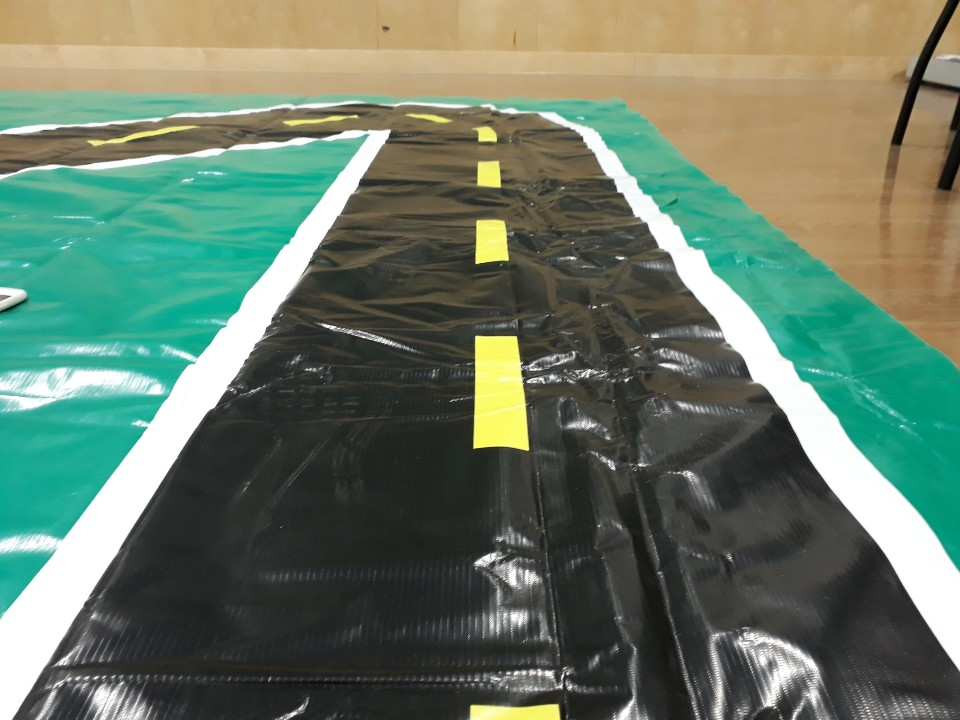
#> input picture lane_raw.jpeg, 960 x 720 px, given in place of x-raw, format=(string)BGR ! appsink, which was not available
$ python donkey_car_code.py
#> lines starting #> are read from the running program, lines starting #| are printed output that depends on the picture; after the words box and inside, x2 and y2 are one past the last pixel; in counts of white or black regions, pixels touching at a corner belong together; pictures that were not available may be replaced by others from this repository, and a replacement may not be noted
#> further down, image_raw is the input picture: shape (720, 960, 3); mean B, G, R 103, 121.4, 104.4
### bird_eye.py
import cv2
import numpy as np


def bird_eye_warp(img):
    height, width = img.shape[:2]

    dispersion_from_center = 1.9  # higher val makes a whole image narrower width
    angle_mod = 0.6  # higher val makes upper wider

    # ========== do not modify below ========== #
    angle_mod *= width / 1280
    cam_height = 0.80692 * height
    height_const = 250 * dispersion_from_center * width / 1280
    angle_const = cam_height * 2 / width + angle_mod * dispersion_from_center
    # ========== do not modify above ========== #

    p1 = [(1 - dispersion_from_center) * width / 2, height]
    p2 = [(1 + dispersion_from_center) * width / 2, height]
    p3 = [(1 + dispersion_from_center) * width / 2 - angle_const * height_const, height - height_const / angle_const]
    p4 = [(1 - dispersion_from_center) * width / 2 + angle_const * height_const, height - height_const / angle_const]
    pts1 = np.float32([p1, p2, p3, p4])
    pts2 = np.float32([[0, height], [width, height], [width, 0], [0, 0]])
    m = cv2.getPerspectiveTransform(pts1, pts2)
    return cv2.warpPerspective(img, m, (width, height))

### connected_component.py
import cv2
import numpy as np


def search_lane_center(image, num=2):
#> called with num = 1
    b, g, r = cv2.split(cv2.GaussianBlur(image, (5, 5), 0))
    no_color = cv2.bitwise_and(cv2.bitwise_and(b, g), r)
    # _, edge = cv2.threshold(no_color, 100, 255, cv2.THRESH_BINARY)
    edge = cv2.adaptiveThreshold(no_color, 255, cv2.ADAPTIVE_THRESH_MEAN_C, cv2.THRESH_BINARY, 91, -45)
#> edge: shape (180, 320); 11.5% white; 6 white regions (4 under 20 px), largest, box (x1, y1, x2, y2) and area: (59, 0, 127, 180) 6537, (317, 86, 320, 105) 54
    edge = cv2.morphologyEx(edge, cv2.MORPH_OPEN, cv2.getStructuringElement(cv2.MORPH_ELLIPSE, (3, 3)), iterations=3)
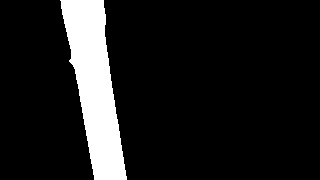
#> edge: shape (180, 320); 11.3% white; 1 white region, box (x1, y1, x2, y2) and area: (60, 0, 127, 180) 6486
    num_labels, labels, stats, centroids = cv2.connectedComponentsWithStats(edge)
#> num_labels = 2; stats = [[0, 0, 320, 180, 51114], [60, 0, 67, 180, 6486]]; centroids = [[167.7, 90.04], [94.53, 85.27]]

    # Map component labels to hue val
    label_hue = np.uint8(179 * labels / np.max(labels))
    blank_ch = 255 * np.ones_like(label_hue)
    labeled_img = cv2.merge([label_hue, blank_ch, blank_ch])

    # cvt to BGR for display
    labeled_img = cv2.cvtColor(labeled_img, cv2.COLOR_HSV2BGR)

    # set bg label to black
    labeled_img[label_hue == 0] = 0
    center_list = []
    for i in range(1, num_labels):
        area = stats[i, cv2.CC_STAT_AREA]
        center_point = centroids[i].astype(int)
        center_coord = [center_point[0], center_point[1], area]
        if area > 300:
            center_list.append(center_coord)
#> this loop made 1 pass
#> (area, center_coord) on pass 1: (6486, [94, 85, 6486])
#> after the loop, center_list = [[94, 85, 6486]]
    center_list.sort(key=lambda e: -e[2])
    center_list = center_list[:num]
    center_list.sort(key=lambda e: e[0])
    return center_list, edge

### jetson_nano_move.py
import cv2
from adafruit_servokit import ServoKit


def gstreamer_pipeline(
        capture_width=1280,
        capture_height=720,
        display_width=1280,
        display_height=720,
        framerate=60,
        flip_method=0,
):
    return (
            "nvarguscamerasrc ! "
            "video/x-raw(memory:NVMM), "
            "width=(int)%d, height=(int)%d, "
            "format=(string)NV12, framerate=(fraction)%d/1 ! "
            "nvvidconv flip-method=%d ! "
            "video/x-raw, width=(int)%d, height=(int)%d, format=(string)BGRx ! "
            "videoconvert ! "
            "video/x-raw, format=(string)BGR ! appsink"
            % (
                capture_width,
                capture_height,
                framerate,
                flip_method,
                display_width,
                display_height,
            )
    )


def set_throttle(val: float) -> None:
    if val < MIN_THROTTLE_VAL or val > MAX_THROTTLE_VAL:
        raise ValueError('throttle must be a number of [%.1f, %.1f] !' % (MIN_THROTTLE_VAL, MAX_THROTTLE_VAL))
    __servo_kit.continuous_servo[0].throttle = val


def get_throttle() -> float:
    return __servo_kit.continuous_servo[0].throttle


# [6 lines left out: function set_angle, not called in this run]


def get_angle() -> float:
    return __servo_kit.servo[1].angle


MIN_THROTTLE_VAL = 0.0
MAX_THROTTLE_VAL = 1.0
STRAIGHT_ANGLE = 90.0
MAX_STEER_DEV = 40.0

cap = cv2.VideoCapture(gstreamer_pipeline(128, 72, 128, 72), cv2.CAP_GSTREAMER)

__servo_kit = ServoKit(channels=16)

### donkey_car_code.py
import math as m
import time

import cv2 as cv
import numpy as np

import bird_eye
import jetson_nano_move as jm
from connected_component import search_lane_center


def is_white(color_code: int) -> bool:
    return color_code == 255


def finish_program(video_capture: cv.VideoCapture) -> None:
    video_capture.release()
    jm.set_throttle(0)
    cv.destroyAllWindows()


__dampener_coeff = 'not'


# [34 lines left out: functions steer_dampener, set_angle_from, not called in this run]


def debug_img_show(image_in):
    if debug:
        cv.imshow('debug', image_in)


debug = True
jm.set_throttle(0)
time.sleep(1)
# camera init
img = jm.cap
prev_turn = m.inf

try:
    while True:
        _, image_raw = img.read()
        image_raw = cv.resize(image_raw, (640, 360), interpolation=cv.INTER_AREA)

        image_bird = bird_eye.bird_eye_warp(image_raw)

        list_up_left, up_left_image = \
            search_lane_center(image_bird[:image_bird.shape[0] // 2, :image_bird.shape[1] // 2], 1)
#> list_up_left = [[94, 85, 6486]]
        list_up_right, up_right_image = \
            search_lane_center(image_bird[:image_bird.shape[0] // 2, image_bird.shape[1] // 2:], 1)
#> call 2 of search_lane_center, with num = 1
#> in search_lane_center (call 2), `b, g, r = cv2.split(cv2.GaussianBlur(image, (5, 5), 0))`:
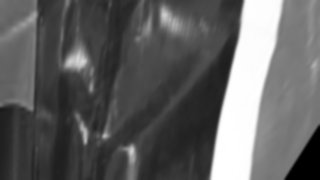
#> b: shape (180, 320); min 0, max 255, mean 96.4
#> in search_lane_center (call 2), `num_labels, labels, stats, centroids = cv2.connectedComponentsWithStat..`:
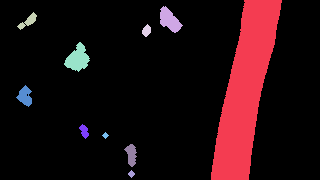
#> labels: shape (180, 320) int32; 11 distinct labels, from 0 to 10; one colour per label, 0 black
#> in search_lane_center (call 2), `num_labels, labels, stats, centroids = cv2.connectedComponentsWithStat..`: num_labels = 11; stats = [[0, 0, 320, 180, 49474], [211, 0, 71, 180, 6602], [160, 6, 23, 27, 347], [17, 12, 20, 18, 133], [142, 24, 9, 13, 79], [64, 42, 26, 30, 440], [16, 85, 16, 22, 204], [79, 124, 10, 15, 86], [102, 132, 7, 7, 25], [124, 144, 13, 23, 178], [128, 170, 7, 8, 32]]; centroids = [[150, 90.08], [244.9, 89.92], [169.2, 19.76], [27.85, 20.87], [146.2, 30.27], [77.3, 58.3], [24.66, 95.9], [83.83, 130.8], [105, 135], [130.9, 154.3], [131, 173.5]]
#> the loop in search_lane_center (call 2), `for i in range(1, num_labels):` made 10 passes
#> (area, center_coord) on passes 1 to 8: (6602, [244, 89, 6602]), (347, [169, 19, 347]), (133, [27, 20, 133]), (79, [146, 30, 79]), (440, [77, 58, 440]), (204, [24, 95, 204]), (86, [83, 130, 86]), (25, [105, 135, 25])
#> after the loop in search_lane_center (call 2), `for i in range(1, num_labels):`: center_list = [[244, 89, 6602], [169, 19, 347], [77, 58, 440]]
#> in search_lane_center (call 2), `center_list = center_list[:num]`: center_list = [[244, 89, 6602]]
#> list_up_right = [[244, 89, 6602]]
        if len(list_up_right):
            list_up_right[0][0] += image_bird.shape[1] // 2
        list_up = list_up_left + list_up_right
#> list_up = [[94, 85, 6486], [564, 89, 6602]]
        up_image = np.concatenate((up_left_image, up_right_image), axis=1)
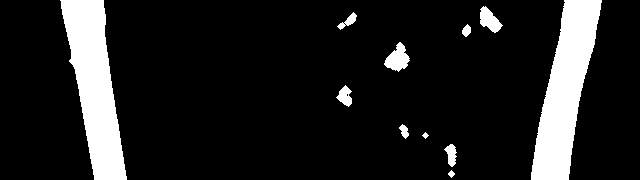
#> up_image: shape (180, 640); 12.7% white; 11 white regions, largest, box (x1, y1, x2, y2) and area: (531, 0, 602, 180) 6602, (60, 0, 127, 180) 6486, (384, 42, 410, 72) 440

        list_low_left, low_image_left = \
            search_lane_center(image_bird[image_bird.shape[0] // 2:, :image_bird.shape[1] // 2], 1)
#> call 3 of search_lane_center, with num = 1
#> in search_lane_center (call 3), `num_labels, labels, stats, centroids = cv2.connectedComponentsWithStat..`:
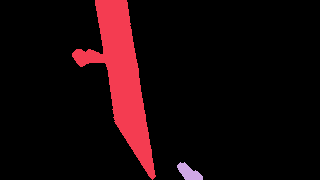
#> labels: shape (180, 320) int32; 3 distinct labels, from 0 to 2; one colour per label, 0 black
#> in search_lane_center (call 3), `num_labels, labels, stats, centroids = cv2.connectedComponentsWithStat..`: num_labels = 3; stats = [[0, 0, 320, 180, 51986], [72, 0, 84, 180, 5346], [177, 162, 26, 18, 268]]; centroids = [[163.3, 90.4], [121.5, 76.61], [188.5, 172.1]]
#> the loop in search_lane_center (call 3), `for i in range(1, num_labels):` made 2 passes
#> (area, center_coord) on passes 1 to 2: (5346, [121, 76, 5346]), (268, [188, 172, 268])
#> after the loop in search_lane_center (call 3), `for i in range(1, num_labels):`: center_list = [[121, 76, 5346]]
#> list_low_left = [[121, 76, 5346]]
        list_low_right, low_image_right = \
            search_lane_center(image_bird[image_bird.shape[0] // 2:, image_bird.shape[1] // 2:], 1)
#> call 4 of search_lane_center, with num = 1
#> in search_lane_center (call 4), `no_color = cv2.bitwise_and(cv2.bitwise_and(b, g), r)`:
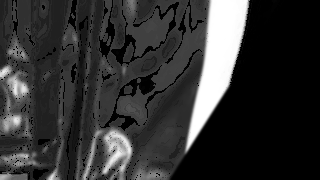
#> no_color: shape (180, 320); min 0, max 255, mean 51.2
#> in search_lane_center (call 4), `num_labels, labels, stats, centroids = cv2.connectedComponentsWithStat..`:
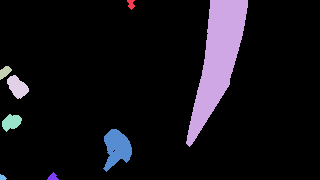
#> labels: shape (180, 320) int32; 9 distinct labels, from 0 to 8; one colour per label, 0 black
#> in search_lane_center (call 4), `num_labels, labels, stats, centroids = cv2.connectedComponentsWithStat..`: num_labels = 9; stats = [[0, 0, 320, 180, 52013], [127, 0, 8, 10, 52], [186, 0, 62, 147, 4029], [0, 66, 12, 14, 100], [7, 75, 22, 24, 324], [2, 114, 20, 18, 236], [103, 129, 29, 43, 763], [47, 172, 12, 8, 54], [0, 174, 7, 6, 29]]; centroids = [[157.7, 90.86], [130.7, 3.73], [217.4, 59], [4.58, 71.61], [17.06, 86.52], [11.04, 121.8], [116.5, 147.7], [52.5, 176.6], [2.31, 177.1]]
#> the loop in search_lane_center (call 4), `for i in range(1, num_labels):` made 8 passes
#> (area, center_coord) on passes 1 to 8: (52, [130, 3, 52]), (4029, [217, 58, 4029]), (100, [4, 71, 100]), (324, [17, 86, 324]), (236, [11, 121, 236]), (763, [116, 147, 763]), (54, [52, 176, 54]), (29, [2, 177, 29])
#> after the loop in search_lane_center (call 4), `for i in range(1, num_labels):`: center_list = [[217, 58, 4029], [17, 86, 324], [116, 147, 763]]
#> in search_lane_center (call 4), `center_list = center_list[:num]`: center_list = [[217, 58, 4029]]
#> list_low_right = [[217, 58, 4029]]
        if len(list_low_right):
            list_low_right[0][0] += image_bird.shape[1] // 2
        list_low = list_low_left + list_low_right
#> list_low = [[121, 76, 5346], [537, 58, 4029]]
        low_image = np.concatenate((low_image_left, low_image_right), axis=1)

        image_res_merge = np.concatenate((up_image, low_image), axis=0)

        if debug:
            for a in list_up:
                cv.circle(image_res_merge, (a[0], a[1]), 10, (63, 63, 63), 3)
#> this loop made 2 passes
            for a in list_low:
                cv.circle(image_res_merge, (a[0], a[1] + image_bird.shape[0] // 2), 10, (63, 63, 63), 3)
#> this loop made 2 passes

        debug_img_show(image_res_merge)

        if cv.waitKey(30) > 0:
#> (key Esc is pressed here)
            break

        prev_turn = set_angle_from(list_up, list_low)

        if debug:
            continue

        jm.set_throttle(0.14)
except KeyboardInterrupt:
    print('ctrl + C trapped')

finish_program(img)

$ run again, on lane.jpeg
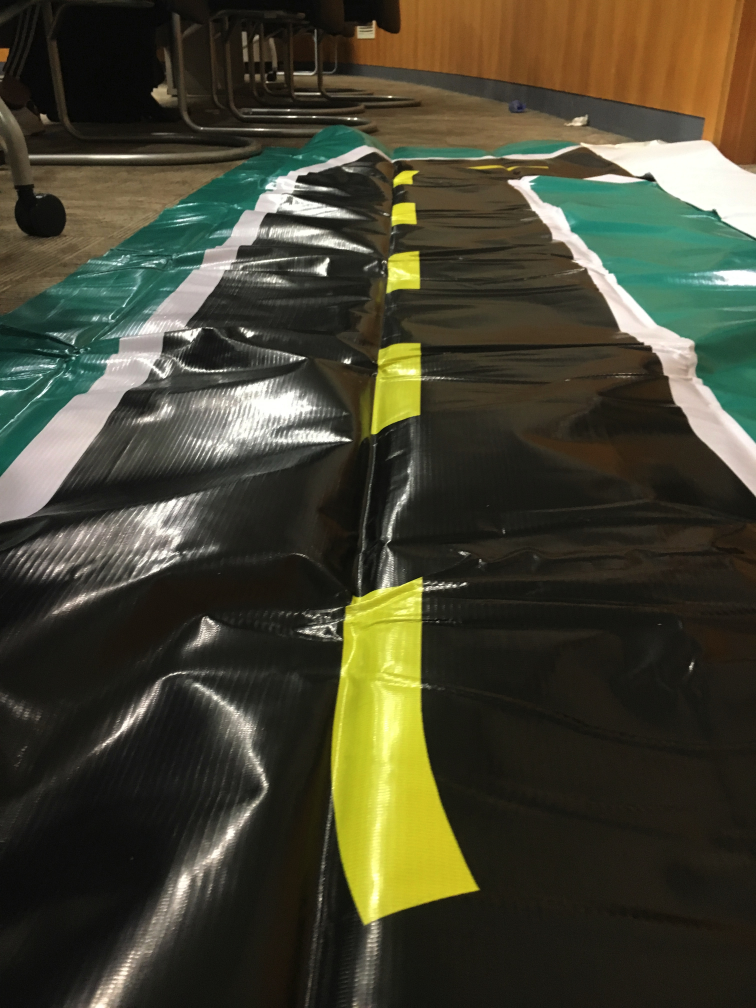
#> input picture lane.jpeg, 3024 x 4032 px, given in place of x-raw, format=(string)BGR ! appsink, which was not available (shown at 1/4 size)
#> image_raw is the input picture: shape (4032, 3024, 3); mean B, G, R 48.9, 66.8, 68.1
#> image_raw: shape (360, 640, 3)
#> labels: shape (180, 320) int32; 8 distinct labels, from 0 to 7
#> num_labels = 8; stats = [[0, 0, 320, 180, 56410], [68, 0, 26, 16, 178], [86, 0, 25, 27, 322], [30, 57, 22, 25, 231], [164, 96, 16, 34, 338], [256, 107, 12, 8, 57], [267, 109, 8, 9, 40], [187, 175, 8, 5, 24]]; centroids = [[160.4, 90.09], [76.97, 5], [95.87, 11.02], [39.61, 68.06], [170.6, 112.7], [261.4, 110.6], [270.9, 113], [190.2, 177.8]]
#> the loop in search_lane_center, `for i in range(1, num_labels):` made 7 passes
#> (area, center_coord) on passes 1 to 7: (178, [76, 5, 178]), (322, [95, 11, 322]), (231, [39, 68, 231]), (338, [170, 112, 338]), (57, [261, 110, 57]), (40, [270, 113, 40]), (24, [190, 177, 24])
#> after the loop in search_lane_center, `for i in range(1, num_labels):`: center_list = [[95, 11, 322], [170, 112, 338]]
#> in search_lane_center, `center_list = center_list[:num]`: center_list = [[170, 112, 338]]
#> labels: shape (180, 320) int32; 4 distinct labels, from 0 to 3
#> the loop in search_lane_center (call 2), `for i in range(1, num_labels):` made 3 passes
#> (area, center_coord) on passes 1 to 3: (529, [9, 31, 529]), (218, [27, 77, 218]), (119, [10, 151, 119])
#> list_up_right = [[9, 31, 529]]
#> list_up = [[170, 112, 338], [329, 31, 529]]
#> up_image: shape (180, 640); 1.8% white; 10 white regions, largest, box (x1, y1, x2, y2) and area: (320, 0, 337, 60) 529, (164, 96, 180, 130) 338, (86, 0, 111, 27) 322
#> labels: shape (180, 320) int32; 9 distinct labels, from 0 to 8
#> num_labels = 9; stats = [[0, 0, 320, 180, 56556], [192, 0, 17, 13, 93], [139, 4, 14, 30, 194], [208, 11, 27, 32, 313], [220, 94, 22, 30, 204], [212, 124, 8, 17, 96], [316, 132, 4, 10, 28], [316, 147, 4, 7, 16], [192, 166, 12, 14, 100]]; centroids = [[158.6, 89.89], [200.6, 5.45], [145.9, 19.98], [222.4, 26.35], [231.4, 109], [216, 132], [317.9, 136.5], [318.1, 150], [197.8, 173.6]]
#> in search_lane_center (call 3), `labeled_img = cv2.cvtColor(labeled_img, cv2.COLOR_HSV2BGR)`:
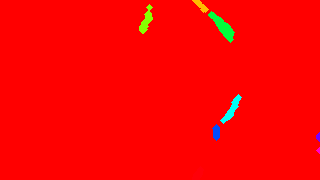
#> labeled_img: shape (180, 320, 3); mean B, G, R 1.8, 3.6, 251.8
#> the loop in search_lane_center (call 3), `for i in range(1, num_labels):` made 8 passes
#> (area, center_coord) on passes 1, 2, 3, 4, 5, 6, 8: (93, [200, 5, 93]), (194, [145, 19, 194]), (313, [222, 26, 313]), (204, [231, 108, 204]), (96, [215, 131, 96]), (28, [317, 136, 28]), (100, [197, 173, 100])
#> after the loop in search_lane_center (call 3), `for i in range(1, num_labels):`: center_list = [[222, 26, 313]]
#> in search_lane_center (call 4), `edge = cv2.morphologyEx(edge, cv2.MORPH_OPEN, cv2.getStructuringElemen..`:
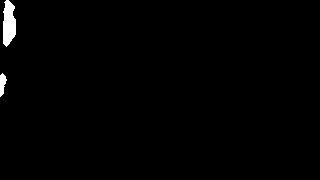
#> edge: shape (180, 320); 1% white; 2 white regions, box (x1, y1, x2, y2) and area: (3, 0, 16, 47) 468, (0, 73, 7, 97) 107
#> labels: shape (180, 320) int32; 3 distinct labels, from 0 to 2
#> num_labels = 3; stats = [[0, 0, 320, 180, 57025], [3, 0, 13, 47, 468], [0, 73, 7, 24, 107]]; centroids = [[161, 90.06], [8.45, 23.09], [2.07, 83.39]]
#> the loop in search_lane_center (call 4), `for i in range(1, num_labels):` made 2 passes
#> (area, center_coord) on passes 1 to 2: (468, [8, 23, 468]), (107, [2, 83, 107])
#> after the loop in search_lane_center (call 4), `for i in range(1, num_labels):`: center_list = [[8, 23, 468]]
#> list_low = [[222, 26, 313], [328, 23, 468]]
#> the loop `for a in list_up:` made 2 passes
#> the loop `for a in list_low:` made 2 passes
